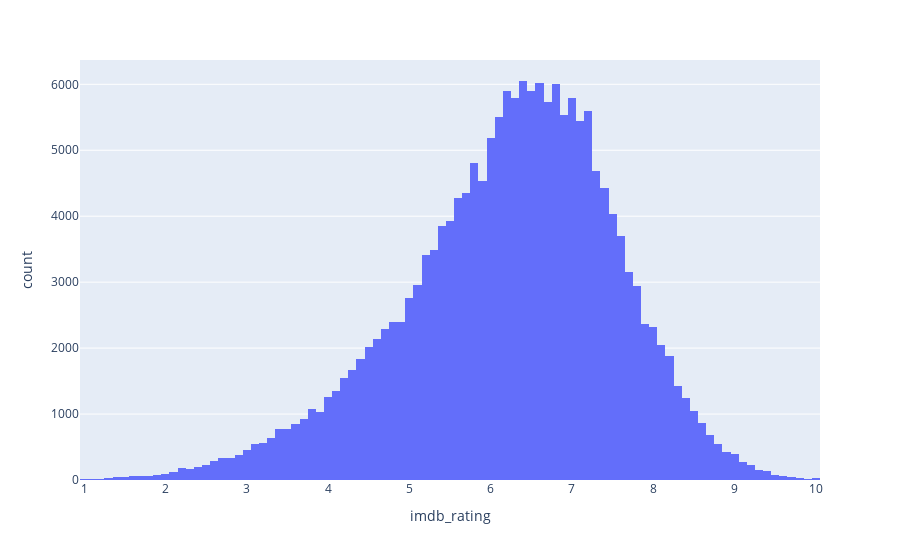

Notebook source saved alongside this figure:
### Code cell
px.histogram(model_df, 'imdb_rating')

### Figure 1 — Plotly figure (JSON) as saved in the notebook; plotly's stock layout.template omitted (floating-point values rounded to 4 significant figures; data arrays with more than 128 entries replaced by an {"elided": "..."} marker saying what was removed)
{"data": [{"alignmentgroup": "True", "bingroup": "x", "hovertemplate": "imdb_rating=%{x}<br>count=%{y}<extra></extra>", "legendgroup": "", "marker": {"color": "#636efa", "pattern": {"shape": ""}}, "name": "", "offsetgroup": "", "orientation": "v", "showlegend": false, "type": "histogram", "x": {"elided": "181302 float values"}, "xaxis": "x", "yaxis": "y"}], "layout": {"barmode": "relative", "legend": {"tracegroupgap": 0}, "margin": {"t": 60}, "xaxis": {"anchor": "y", "domain": [0, 1], "title": {"text": "imdb_rating"}}, "yaxis": {"anchor": "x", "domain": [0, 1], "title": {"text": "count"}}}}
